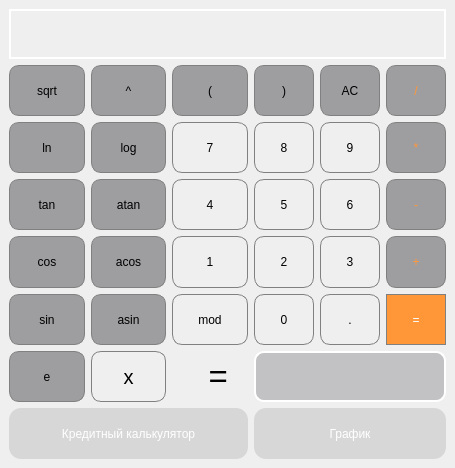
<?xml version="1.0" encoding="UTF-8"?>
<ui version="4.0">
 <class>CalculatorView</class>
 <widget class="QMainWindow" name="CalculatorView">
  <property name="geometry">
   <rect>
    <x>0</x>
    <y>0</y>
    <width>455</width>
    <height>468</height>
   </rect>
  </property>
  <property name="sizePolicy">
   <sizepolicy hsizetype="Fixed" vsizetype="Fixed">
    <horstretch>0</horstretch>
    <verstretch>0</verstretch>
   </sizepolicy>
  </property>
  <property name="maximumSize">
   <size>
    <width>600</width>
    <height>600</height>
   </size>
  </property>
  <property name="windowTitle">
   <string>CalculatorView</string>
  </property>
  <widget class="QWidget" name="centralwidget">
   <layout class="QGridLayout" name="gridLayout_2">
    <item row="3" column="2">
     <widget class="QPushButton" name="pushButton_atan">
      <property name="sizePolicy">
       <sizepolicy hsizetype="Minimum" vsizetype="Minimum">
        <horstretch>0</horstretch>
        <verstretch>0</verstretch>
       </sizepolicy>
      </property>
      <property name="minimumSize">
       <size>
        <width>60</width>
        <height>30</height>
       </size>
      </property>
      <property name="styleSheet">
       <string notr="true">QPushButton {
  background-color: rgb(158, 157, 160);
  border: 1px solid gray;
  color:rgbrgb(0, 0, 0);
  border-radius: 10px;
}
QPushButton:pressed {
    background-color: qlineargradient(x1: 0, y1: 0, x2: 0, y2: 1,
                                      stop: 0 #BEBEBE, stop: 1 #D7D7D7);
}</string>
      </property>
      <property name="text">
       <string>atan</string>
      </property>
      <property name="shortcut">
       <string>A, T, A, N</string>
      </property>
     </widget>
    </item>
    <item row="3" column="6">
     <widget class="QPushButton" name="pushButton_minus">
      <property name="sizePolicy">
       <sizepolicy hsizetype="Minimum" vsizetype="Minimum">
        <horstretch>0</horstretch>
        <verstretch>0</verstretch>
       </sizepolicy>
      </property>
      <property name="minimumSize">
       <size>
        <width>60</width>
        <height>30</height>
       </size>
      </property>
      <property name="maximumSize">
       <size>
        <width>6</width>
        <height>16777215</height>
       </size>
      </property>
      <property name="styleSheet">
       <string notr="true">QPushButton {
  background-color: rgb(158, 157, 160);
  border: 1px solid gray;
  color:rgb(255, 151, 57);
  border-radius: 10px;
}
QPushButton:pressed {
    background-color: qlineargradient(x1: 0, y1: 0, x2: 0, y2: 1,
                                      stop: 0 #BEBEBE, stop: 1 #D7D7D7);
}</string>
      </property>
      <property name="text">
       <string>-</string>
      </property>
      <property name="shortcut">
       <string>-</string>
      </property>
     </widget>
    </item>
    <item row="3" column="4">
     <widget class="QPushButton" name="pushButton_5">
      <property name="sizePolicy">
       <sizepolicy hsizetype="Minimum" vsizetype="Minimum">
        <horstretch>0</horstretch>
        <verstretch>0</verstretch>
       </sizepolicy>
      </property>
      <property name="minimumSize">
       <size>
        <width>60</width>
        <height>30</height>
       </size>
      </property>
      <property name="styleSheet">
       <string>QPushButton {
   border: 1px solid gray;
   border-radius: 10px;
}
QPushButton:pressed {
    background-color: qlineargradient(x1: 0, y1: 0, x2: 0, y2: 1,
                                      stop: 0 #dadbde, stop: 1 #f6f7fa);
}</string>
      </property>
      <property name="text">
       <string>5</string>
      </property>
      <property name="shortcut">
       <string>5</string>
      </property>
     </widget>
    </item>
    <item row="1" column="3">
     <widget class="QPushButton" name="pushButton_left_bracket">
      <property name="sizePolicy">
       <sizepolicy hsizetype="Minimum" vsizetype="Minimum">
        <horstretch>0</horstretch>
        <verstretch>0</verstretch>
       </sizepolicy>
      </property>
      <property name="minimumSize">
       <size>
        <width>60</width>
        <height>30</height>
       </size>
      </property>
      <property name="styleSheet">
       <string notr="true">QPushButton {
  background-color: rgb(158, 157, 160);
  border: 1px solid gray;
  color:rgbrgb(0, 0, 0);
  border-radius: 10px;
}
QPushButton:pressed {
    background-color: qlineargradient(x1: 0, y1: 0, x2: 0, y2: 1,
                                      stop: 0 #BEBEBE, stop: 1 #D7D7D7);
}</string>
      </property>
      <property name="text">
       <string>(</string>
      </property>
      <property name="shortcut">
       <string>(</string>
      </property>
     </widget>
    </item>
    <item row="2" column="3">
     <widget class="QPushButton" name="pushButton_7">
      <property name="sizePolicy">
       <sizepolicy hsizetype="Minimum" vsizetype="Minimum">
        <horstretch>0</horstretch>
        <verstretch>0</verstretch>
       </sizepolicy>
      </property>
      <property name="minimumSize">
       <size>
        <width>60</width>
        <height>30</height>
       </size>
      </property>
      <property name="mouseTracking">
       <bool>false</bool>
      </property>
      <property name="tabletTracking">
       <bool>false</bool>
      </property>
      <property name="styleSheet">
       <string notr="true">QPushButton {
   border: 1px solid gray;
   border-radius: 10px;
}
QPushButton:pressed {
    background-color: qlineargradient(x1: 0, y1: 0, x2: 0, y2: 1,
                                      stop: 0 #dadbde, stop: 1 #f6f7fa);
}</string>
      </property>
      <property name="text">
       <string>7</string>
      </property>
      <property name="shortcut">
       <string>7</string>
      </property>
     </widget>
    </item>
    <item row="2" column="1">
     <widget class="QPushButton" name="pushButton_ln">
      <property name="sizePolicy">
       <sizepolicy hsizetype="Minimum" vsizetype="Minimum">
        <horstretch>0</horstretch>
        <verstretch>0</verstretch>
       </sizepolicy>
      </property>
      <property name="minimumSize">
       <size>
        <width>60</width>
        <height>30</height>
       </size>
      </property>
      <property name="styleSheet">
       <string notr="true">QPushButton {
  background-color: rgb(158, 157, 160);
  border: 1px solid gray;
  color:rgbrgb(0, 0, 0);
  border-radius: 10px;
}
QPushButton:pressed {
    background-color: qlineargradient(x1: 0, y1: 0, x2: 0, y2: 1,
                                      stop: 0 #BEBEBE, stop: 1 #D7D7D7);
}</string>
      </property>
      <property name="text">
       <string>ln</string>
      </property>
      <property name="shortcut">
       <string>L, N</string>
      </property>
     </widget>
    </item>
    <item row="1" column="1">
     <widget class="QPushButton" name="pushButton_sqrt">
      <property name="sizePolicy">
       <sizepolicy hsizetype="Minimum" vsizetype="Minimum">
        <horstretch>0</horstretch>
        <verstretch>0</verstretch>
       </sizepolicy>
      </property>
      <property name="minimumSize">
       <size>
        <width>60</width>
        <height>30</height>
       </size>
      </property>
      <property name="styleSheet">
       <string notr="true">QPushButton {
  background-color: rgb(158, 157, 160);
  border: 1px solid gray;
  color:rgbrgb(0, 0, 0);
  border-radius: 10px;
}
QPushButton:pressed {
    background-color: qlineargradient(x1: 0, y1: 0, x2: 0, y2: 1,
                                      stop: 0 #BEBEBE, stop: 1 #D7D7D7);
}</string>
      </property>
      <property name="text">
       <string>sqrt</string>
      </property>
      <property name="shortcut">
       <string>S, Q, R, T</string>
      </property>
     </widget>
    </item>
    <item row="3" column="1">
     <widget class="QPushButton" name="pushButton_tan">
      <property name="sizePolicy">
       <sizepolicy hsizetype="Minimum" vsizetype="Minimum">
        <horstretch>0</horstretch>
        <verstretch>0</verstretch>
       </sizepolicy>
      </property>
      <property name="minimumSize">
       <size>
        <width>60</width>
        <height>30</height>
       </size>
      </property>
      <property name="styleSheet">
       <string notr="true">QPushButton {
  background-color: rgb(158, 157, 160);
  border: 1px solid gray;
  color:rgbrgb(0, 0, 0);
  border-radius: 10px;
}
QPushButton:pressed {
    background-color: qlineargradient(x1: 0, y1: 0, x2: 0, y2: 1,
                                      stop: 0 #BEBEBE, stop: 1 #D7D7D7);
}</string>
      </property>
      <property name="text">
       <string>tan</string>
      </property>
      <property name="shortcut">
       <string>T, A, N</string>
      </property>
     </widget>
    </item>
    <item row="0" column="1" colspan="6">
     <widget class="QLabel" name="label_result">
      <property name="sizePolicy">
       <sizepolicy hsizetype="Expanding" vsizetype="Preferred">
        <horstretch>0</horstretch>
        <verstretch>0</verstretch>
       </sizepolicy>
      </property>
      <property name="maximumSize">
       <size>
        <width>16777215</width>
        <height>50</height>
       </size>
      </property>
      <property name="font">
       <font>
        <pointsize>15</pointsize>
       </font>
      </property>
      <property name="styleSheet">
       <string notr="true">QLabel {
	border: 2px solid white;
}</string>
      </property>
      <property name="text">
       <string/>
      </property>
     </widget>
    </item>
    <item row="7" column="4" colspan="3">
     <widget class="QPushButton" name="pushButton_graph">
      <property name="sizePolicy">
       <sizepolicy hsizetype="Minimum" vsizetype="Minimum">
        <horstretch>0</horstretch>
        <verstretch>0</verstretch>
       </sizepolicy>
      </property>
      <property name="minimumSize">
       <size>
        <width>0</width>
        <height>30</height>
       </size>
      </property>
      <property name="styleSheet">
       <string notr="true">QPushButton {
  background-color: rgba(146, 143, 143, 63);
  color: white; 
  border-radius: 12px;
}
</string>
      </property>
      <property name="text">
       <string>График</string>
      </property>
     </widget>
    </item>
    <item row="4" column="5">
     <widget class="QPushButton" name="pushButton_3">
      <property name="sizePolicy">
       <sizepolicy hsizetype="Minimum" vsizetype="Minimum">
        <horstretch>0</horstretch>
        <verstretch>0</verstretch>
       </sizepolicy>
      </property>
      <property name="minimumSize">
       <size>
        <width>60</width>
        <height>30</height>
       </size>
      </property>
      <property name="maximumSize">
       <size>
        <width>6</width>
        <height>16777215</height>
       </size>
      </property>
      <property name="styleSheet">
       <string notr="true">QPushButton {
   border: 1px solid gray;
   border-radius: 10px;
}
QPushButton:pressed {
    background-color: qlineargradient(x1: 0, y1: 0, x2: 0, y2: 1,
                                      stop: 0 #dadbde, stop: 1 #f6f7fa);
}</string>
      </property>
      <property name="text">
       <string>3</string>
      </property>
      <property name="shortcut">
       <string>3</string>
      </property>
     </widget>
    </item>
    <item row="5" column="5">
     <widget class="QPushButton" name="pushButton_point">
      <property name="sizePolicy">
       <sizepolicy hsizetype="Minimum" vsizetype="Minimum">
        <horstretch>0</horstretch>
        <verstretch>0</verstretch>
       </sizepolicy>
      </property>
      <property name="minimumSize">
       <size>
        <width>60</width>
        <height>30</height>
       </size>
      </property>
      <property name="maximumSize">
       <size>
        <width>6</width>
        <height>16777215</height>
       </size>
      </property>
      <property name="styleSheet">
       <string notr="true">QPushButton {
   border: 1px solid gray;
   border-radius: 10px;
}
QPushButton:pressed {
    background-color: qlineargradient(x1: 0, y1: 0, x2: 0, y2: 1,
                                      stop: 0 #dadbde, stop: 1 #f6f7fa);
}</string>
      </property>
      <property name="text">
       <string>.</string>
      </property>
     </widget>
    </item>
    <item row="7" column="1" colspan="3">
     <widget class="QPushButton" name="pushButton_credit">
      <property name="sizePolicy">
       <sizepolicy hsizetype="Minimum" vsizetype="Minimum">
        <horstretch>0</horstretch>
        <verstretch>0</verstretch>
       </sizepolicy>
      </property>
      <property name="minimumSize">
       <size>
        <width>20</width>
        <height>40</height>
       </size>
      </property>
      <property name="styleSheet">
       <string notr="true">QPushButton {
  background-color: rgba(146, 143, 143, 63);
  color: white; 
  border-radius: 12px;
}
</string>
      </property>
      <property name="text">
       <string>Кредитный калькулятор</string>
      </property>
     </widget>
    </item>
    <item row="5" column="1">
     <widget class="QPushButton" name="pushButton_sin">
      <property name="sizePolicy">
       <sizepolicy hsizetype="Minimum" vsizetype="Minimum">
        <horstretch>0</horstretch>
        <verstretch>0</verstretch>
       </sizepolicy>
      </property>
      <property name="minimumSize">
       <size>
        <width>60</width>
        <height>30</height>
       </size>
      </property>
      <property name="styleSheet">
       <string notr="true">QPushButton {
  background-color: rgb(158, 157, 160);
  border: 1px solid gray;
  color:rgbrgb(0, 0, 0);
  border-radius: 10px;
}
QPushButton:pressed {
    background-color: qlineargradient(x1: 0, y1: 0, x2: 0, y2: 1,
                                      stop: 0 #BEBEBE, stop: 1 #D7D7D7);
}</string>
      </property>
      <property name="text">
       <string>sin</string>
      </property>
      <property name="shortcut">
       <string>S, I, N</string>
      </property>
     </widget>
    </item>
    <item row="4" column="2">
     <widget class="QPushButton" name="pushButton_acos">
      <property name="sizePolicy">
       <sizepolicy hsizetype="Minimum" vsizetype="Minimum">
        <horstretch>0</horstretch>
        <verstretch>0</verstretch>
       </sizepolicy>
      </property>
      <property name="minimumSize">
       <size>
        <width>60</width>
        <height>30</height>
       </size>
      </property>
      <property name="styleSheet">
       <string notr="true">QPushButton {
  background-color: rgb(158, 157, 160);
  border: 1px solid gray;
  color:rgbrgb(0, 0, 0);
  border-radius: 10px;
}
QPushButton:pressed {
    background-color: qlineargradient(x1: 0, y1: 0, x2: 0, y2: 1,
                                      stop: 0 #BEBEBE, stop: 1 #D7D7D7);
}</string>
      </property>
      <property name="text">
       <string>acos</string>
      </property>
      <property name="shortcut">
       <string>A, C, O, S</string>
      </property>
     </widget>
    </item>
    <item row="6" column="4" colspan="3">
     <widget class="QLineEdit" name="lineEdit_x">
      <property name="sizePolicy">
       <sizepolicy hsizetype="Expanding" vsizetype="Minimum">
        <horstretch>0</horstretch>
        <verstretch>0</verstretch>
       </sizepolicy>
      </property>
      <property name="font">
       <font>
        <pointsize>18</pointsize>
       </font>
      </property>
      <property name="focusPolicy">
       <enum>Qt::ClickFocus</enum>
      </property>
      <property name="styleSheet">
       <string notr="true"> QLineEdit {
     border: 2px solid white;
     border-radius: 10px;
     padding: 0 8px;
     background: white;
     selection-background-color: darkgray;
	background-color: rgba(149, 148, 151, 128);
 }</string>
      </property>
      <property name="text">
       <string/>
      </property>
     </widget>
    </item>
    <item row="4" column="3">
     <widget class="QPushButton" name="pushButton_1">
      <property name="sizePolicy">
       <sizepolicy hsizetype="Minimum" vsizetype="Minimum">
        <horstretch>0</horstretch>
        <verstretch>0</verstretch>
       </sizepolicy>
      </property>
      <property name="minimumSize">
       <size>
        <width>60</width>
        <height>30</height>
       </size>
      </property>
      <property name="styleSheet">
       <string notr="true">QPushButton {
   border: 1px solid gray;
   border-radius: 10px;
}
QPushButton:pressed {
    background-color: qlineargradient(x1: 0, y1: 0, x2: 0, y2: 1,
                                      stop: 0 #dadbde, stop: 1 #f6f7fa);
}</string>
      </property>
      <property name="text">
       <string>1</string>
      </property>
      <property name="shortcut">
       <string>1</string>
      </property>
     </widget>
    </item>
    <item row="2" column="5">
     <widget class="QPushButton" name="pushButton_9">
      <property name="sizePolicy">
       <sizepolicy hsizetype="Minimum" vsizetype="Minimum">
        <horstretch>0</horstretch>
        <verstretch>0</verstretch>
       </sizepolicy>
      </property>
      <property name="minimumSize">
       <size>
        <width>60</width>
        <height>30</height>
       </size>
      </property>
      <property name="maximumSize">
       <size>
        <width>6</width>
        <height>16777215</height>
       </size>
      </property>
      <property name="styleSheet">
       <string notr="true">QPushButton {
   border: 1px solid gray;
   border-radius: 10px;
}
QPushButton:pressed {
    background-color: qlineargradient(x1: 0, y1: 0, x2: 0, y2: 1,
                                      stop: 0 #dadbde, stop: 1 #f6f7fa);
}</string>
      </property>
      <property name="text">
       <string>9</string>
      </property>
      <property name="shortcut">
       <string>9</string>
      </property>
     </widget>
    </item>
    <item row="1" column="6">
     <widget class="QPushButton" name="pushButton_div">
      <property name="sizePolicy">
       <sizepolicy hsizetype="Minimum" vsizetype="Minimum">
        <horstretch>0</horstretch>
        <verstretch>0</verstretch>
       </sizepolicy>
      </property>
      <property name="minimumSize">
       <size>
        <width>60</width>
        <height>30</height>
       </size>
      </property>
      <property name="styleSheet">
       <string notr="true">QPushButton {
  background-color: rgb(158, 157, 160);
  border: 1px solid gray;
  color:rgb(255, 151, 57);
  border-radius: 10px;
}
QPushButton:pressed {
    background-color: qlineargradient(x1: 0, y1: 0, x2: 0, y2: 1,
                                      stop: 0 #BEBEBE, stop: 1 #D7D7D7);
}</string>
      </property>
      <property name="text">
       <string>/</string>
      </property>
      <property name="shortcut">
       <string>/</string>
      </property>
     </widget>
    </item>
    <item row="1" column="4">
     <widget class="QPushButton" name="pushButton_right_bracket">
      <property name="sizePolicy">
       <sizepolicy hsizetype="Minimum" vsizetype="Minimum">
        <horstretch>0</horstretch>
        <verstretch>0</verstretch>
       </sizepolicy>
      </property>
      <property name="minimumSize">
       <size>
        <width>60</width>
        <height>30</height>
       </size>
      </property>
      <property name="styleSheet">
       <string notr="true">QPushButton {
  background-color: rgb(158, 157, 160);
  border: 1px solid gray;
  color:rgbrgb(0, 0, 0);
  border-radius: 10px;
}
QPushButton:pressed {
    background-color: qlineargradient(x1: 0, y1: 0, x2: 0, y2: 1,
                                      stop: 0 #BEBEBE, stop: 1 #D7D7D7);
}</string>
      </property>
      <property name="text">
       <string>)</string>
      </property>
      <property name="shortcut">
       <string>)</string>
      </property>
     </widget>
    </item>
    <item row="5" column="2">
     <widget class="QPushButton" name="pushButton_asin">
      <property name="sizePolicy">
       <sizepolicy hsizetype="Minimum" vsizetype="Minimum">
        <horstretch>0</horstretch>
        <verstretch>0</verstretch>
       </sizepolicy>
      </property>
      <property name="minimumSize">
       <size>
        <width>60</width>
        <height>30</height>
       </size>
      </property>
      <property name="styleSheet">
       <string notr="true">QPushButton {
  background-color: rgb(158, 157, 160);
  border: 1px solid gray;
  color:rgbrgb(0, 0, 0);
  border-radius: 10px;
}
QPushButton:pressed {
    background-color: qlineargradient(x1: 0, y1: 0, x2: 0, y2: 1,
                                      stop: 0 #BEBEBE, stop: 1 #D7D7D7);
}</string>
      </property>
      <property name="text">
       <string>asin</string>
      </property>
      <property name="shortcut">
       <string>A, S, I, N</string>
      </property>
     </widget>
    </item>
    <item row="4" column="6">
     <widget class="QPushButton" name="pushButton_plus">
      <property name="sizePolicy">
       <sizepolicy hsizetype="Minimum" vsizetype="Minimum">
        <horstretch>0</horstretch>
        <verstretch>0</verstretch>
       </sizepolicy>
      </property>
      <property name="minimumSize">
       <size>
        <width>60</width>
        <height>30</height>
       </size>
      </property>
      <property name="maximumSize">
       <size>
        <width>6</width>
        <height>16777215</height>
       </size>
      </property>
      <property name="styleSheet">
       <string notr="true">QPushButton {
  background-color: rgb(158, 157, 160);
  border: 1px solid gray;
  color:rgb(255, 151, 57);
  border-radius: 10px;
}
QPushButton:pressed {
    background-color: qlineargradient(x1: 0, y1: 0, x2: 0, y2: 1,
                                      stop: 0 #BEBEBE, stop: 1 #D7D7D7);
}</string>
      </property>
      <property name="text">
       <string>+</string>
      </property>
      <property name="shortcut">
       <string>+</string>
      </property>
     </widget>
    </item>
    <item row="5" column="4">
     <widget class="QPushButton" name="pushButton_0">
      <property name="sizePolicy">
       <sizepolicy hsizetype="Minimum" vsizetype="Minimum">
        <horstretch>0</horstretch>
        <verstretch>0</verstretch>
       </sizepolicy>
      </property>
      <property name="minimumSize">
       <size>
        <width>60</width>
        <height>30</height>
       </size>
      </property>
      <property name="maximumSize">
       <size>
        <width>6</width>
        <height>16777215</height>
       </size>
      </property>
      <property name="styleSheet">
       <string notr="true">QPushButton {
   border: 1px solid gray;
   border-radius: 10px;
}
QPushButton:pressed {
    background-color: qlineargradient(x1: 0, y1: 0, x2: 0, y2: 1,
                                      stop: 0 #dadbde, stop: 1 #f6f7fa);
}</string>
      </property>
      <property name="text">
       <string>0</string>
      </property>
     </widget>
    </item>
    <item row="4" column="1">
     <widget class="QPushButton" name="pushButton_cos">
      <property name="sizePolicy">
       <sizepolicy hsizetype="Minimum" vsizetype="Minimum">
        <horstretch>0</horstretch>
        <verstretch>0</verstretch>
       </sizepolicy>
      </property>
      <property name="minimumSize">
       <size>
        <width>60</width>
        <height>30</height>
       </size>
      </property>
      <property name="styleSheet">
       <string notr="true">QPushButton {
  background-color: rgb(158, 157, 160);
  border: 1px solid gray;
  color:rgbrgb(0, 0, 0);
  border-radius: 10px;
}
QPushButton:pressed {
    background-color: qlineargradient(x1: 0, y1: 0, x2: 0, y2: 1,
                                      stop: 0 #BEBEBE, stop: 1 #D7D7D7);
}</string>
      </property>
      <property name="text">
       <string>cos</string>
      </property>
      <property name="shortcut">
       <string>C, O, S</string>
      </property>
     </widget>
    </item>
    <item row="5" column="6">
     <widget class="QPushButton" name="pushButton_equal">
      <property name="sizePolicy">
       <sizepolicy hsizetype="Minimum" vsizetype="Minimum">
        <horstretch>0</horstretch>
        <verstretch>0</verstretch>
       </sizepolicy>
      </property>
      <property name="minimumSize">
       <size>
        <width>60</width>
        <height>30</height>
       </size>
      </property>
      <property name="maximumSize">
       <size>
        <width>6</width>
        <height>16777215</height>
       </size>
      </property>
      <property name="styleSheet">
       <string notr="true">QPushButton {
  background-color: rgb(255, 151, 57);
  color: white; 
  border: 1px solid gray;
}

QPushButton:pressed {
    background-color: qlineargradient(x1: 0, y1: 0, x2: 0, y2: 1,
                                      stop: 0 #FF7832, stop: 1 #FF9739);
}</string>
      </property>
      <property name="text">
       <string>=</string>
      </property>
      <property name="shortcut">
       <string>Return</string>
      </property>
     </widget>
    </item>
    <item row="4" column="4">
     <widget class="QPushButton" name="pushButton_2">
      <property name="sizePolicy">
       <sizepolicy hsizetype="Minimum" vsizetype="Minimum">
        <horstretch>0</horstretch>
        <verstretch>0</verstretch>
       </sizepolicy>
      </property>
      <property name="minimumSize">
       <size>
        <width>60</width>
        <height>30</height>
       </size>
      </property>
      <property name="maximumSize">
       <size>
        <width>6</width>
        <height>16777215</height>
       </size>
      </property>
      <property name="styleSheet">
       <string notr="true">QPushButton {
   border: 1px solid gray;
   border-radius: 10px;
}
QPushButton:pressed {
    background-color: qlineargradient(x1: 0, y1: 0, x2: 0, y2: 1,
                                      stop: 0 #dadbde, stop: 1 #f6f7fa);
}</string>
      </property>
      <property name="text">
       <string>2</string>
      </property>
      <property name="shortcut">
       <string>2</string>
      </property>
     </widget>
    </item>
    <item row="5" column="3">
     <widget class="QPushButton" name="pushButton_mod">
      <property name="sizePolicy">
       <sizepolicy hsizetype="Minimum" vsizetype="Minimum">
        <horstretch>0</horstretch>
        <verstretch>0</verstretch>
       </sizepolicy>
      </property>
      <property name="minimumSize">
       <size>
        <width>60</width>
        <height>30</height>
       </size>
      </property>
      <property name="styleSheet">
       <string notr="true">QPushButton {
   border: 1px solid gray;
   border-radius: 10px;
}
QPushButton:pressed {
    background-color: qlineargradient(x1: 0, y1: 0, x2: 0, y2: 1,
                                      stop: 0 #dadbde, stop: 1 #f6f7fa);
}</string>
      </property>
      <property name="text">
       <string>mod</string>
      </property>
     </widget>
    </item>
    <item row="2" column="4">
     <widget class="QPushButton" name="pushButton_8">
      <property name="sizePolicy">
       <sizepolicy hsizetype="Minimum" vsizetype="Minimum">
        <horstretch>0</horstretch>
        <verstretch>0</verstretch>
       </sizepolicy>
      </property>
      <property name="minimumSize">
       <size>
        <width>60</width>
        <height>30</height>
       </size>
      </property>
      <property name="styleSheet">
       <string notr="true">QPushButton {
   border: 1px solid gray;
   border-radius: 10px;
}
QPushButton:pressed {
    background-color: qlineargradient(x1: 0, y1: 0, x2: 0, y2: 1,
                                      stop: 0 #dadbde, stop: 1 #f6f7fa);
}</string>
      </property>
      <property name="text">
       <string>8</string>
      </property>
      <property name="shortcut">
       <string>8</string>
      </property>
     </widget>
    </item>
    <item row="2" column="6">
     <widget class="QPushButton" name="pushButton_mul">
      <property name="sizePolicy">
       <sizepolicy hsizetype="Minimum" vsizetype="Minimum">
        <horstretch>0</horstretch>
        <verstretch>0</verstretch>
       </sizepolicy>
      </property>
      <property name="minimumSize">
       <size>
        <width>60</width>
        <height>30</height>
       </size>
      </property>
      <property name="maximumSize">
       <size>
        <width>6</width>
        <height>16777215</height>
       </size>
      </property>
      <property name="styleSheet">
       <string notr="true">QPushButton {
  background-color: rgb(158, 157, 160);
  border: 1px solid gray;
  color:rgb(255, 151, 57);
  border-radius: 10px;
}
QPushButton:pressed {
    background-color: qlineargradient(x1: 0, y1: 0, x2: 0, y2: 1,
                                      stop: 0 #BEBEBE, stop: 1 #D7D7D7);
}</string>
      </property>
      <property name="text">
       <string>*</string>
      </property>
      <property name="shortcut">
       <string>*</string>
      </property>
     </widget>
    </item>
    <item row="1" column="5">
     <widget class="QPushButton" name="pushButton_clear">
      <property name="sizePolicy">
       <sizepolicy hsizetype="Minimum" vsizetype="Minimum">
        <horstretch>0</horstretch>
        <verstretch>0</verstretch>
       </sizepolicy>
      </property>
      <property name="minimumSize">
       <size>
        <width>60</width>
        <height>30</height>
       </size>
      </property>
      <property name="styleSheet">
       <string notr="true">QPushButton {
  background-color: rgb(158, 157, 160);
  border: 1px solid gray;
  color:rgbrgb(0, 0, 0);
  border-radius: 10px;
}
QPushButton:pressed {
    background-color: qlineargradient(x1: 0, y1: 0, x2: 0, y2: 1,
                                      stop: 0 #BEBEBE, stop: 1 #D7D7D7);
}</string>
      </property>
      <property name="text">
       <string>AC</string>
      </property>
      <property name="shortcut">
       <string>Backspace</string>
      </property>
     </widget>
    </item>
    <item row="3" column="5">
     <widget class="QPushButton" name="pushButton_6">
      <property name="sizePolicy">
       <sizepolicy hsizetype="Minimum" vsizetype="Minimum">
        <horstretch>0</horstretch>
        <verstretch>0</verstretch>
       </sizepolicy>
      </property>
      <property name="minimumSize">
       <size>
        <width>60</width>
        <height>30</height>
       </size>
      </property>
      <property name="maximumSize">
       <size>
        <width>6</width>
        <height>16777215</height>
       </size>
      </property>
      <property name="styleSheet">
       <string>QPushButton {
   border: 1px solid gray;
   border-radius: 10px;
}
QPushButton:pressed {
    background-color: qlineargradient(x1: 0, y1: 0, x2: 0, y2: 1,
                                      stop: 0 #dadbde, stop: 1 #f6f7fa);
}</string>
      </property>
      <property name="text">
       <string>6</string>
      </property>
      <property name="shortcut">
       <string>6</string>
      </property>
     </widget>
    </item>
    <item row="1" column="2">
     <widget class="QPushButton" name="pushButton_pow">
      <property name="sizePolicy">
       <sizepolicy hsizetype="Minimum" vsizetype="Minimum">
        <horstretch>0</horstretch>
        <verstretch>0</verstretch>
       </sizepolicy>
      </property>
      <property name="minimumSize">
       <size>
        <width>60</width>
        <height>30</height>
       </size>
      </property>
      <property name="styleSheet">
       <string notr="true">QPushButton {
  background-color: rgb(158, 157, 160);
  border: 1px solid gray;
  color:rgbrgb(0, 0, 0);
  border-radius: 10px;
}
QPushButton:pressed {
    background-color: qlineargradient(x1: 0, y1: 0, x2: 0, y2: 1,
                                      stop: 0 #BEBEBE, stop: 1 #D7D7D7);
}</string>
      </property>
      <property name="text">
       <string>^</string>
      </property>
      <property name="shortcut">
       <string>^</string>
      </property>
     </widget>
    </item>
    <item row="2" column="2">
     <widget class="QPushButton" name="pushButton_log">
      <property name="sizePolicy">
       <sizepolicy hsizetype="Minimum" vsizetype="Minimum">
        <horstretch>0</horstretch>
        <verstretch>0</verstretch>
       </sizepolicy>
      </property>
      <property name="minimumSize">
       <size>
        <width>60</width>
        <height>30</height>
       </size>
      </property>
      <property name="styleSheet">
       <string notr="true">QPushButton {
  background-color: rgb(158, 157, 160);
  border: 1px solid gray;
  color:rgbrgb(0, 0, 0);
  border-radius: 10px;
}
QPushButton:pressed {
    background-color: qlineargradient(x1: 0, y1: 0, x2: 0, y2: 1,
                                      stop: 0 #BEBEBE, stop: 1 #D7D7D7);
}</string>
      </property>
      <property name="text">
       <string>log</string>
      </property>
      <property name="shortcut">
       <string>L, O, G</string>
      </property>
     </widget>
    </item>
    <item row="3" column="3">
     <widget class="QPushButton" name="pushButton_4">
      <property name="sizePolicy">
       <sizepolicy hsizetype="Minimum" vsizetype="Minimum">
        <horstretch>0</horstretch>
        <verstretch>0</verstretch>
       </sizepolicy>
      </property>
      <property name="minimumSize">
       <size>
        <width>60</width>
        <height>30</height>
       </size>
      </property>
      <property name="styleSheet">
       <string notr="true">QPushButton {
   border: 1px solid gray;
   border-radius: 10px;
}
QPushButton:pressed {
    background-color: qlineargradient(x1: 0, y1: 0, x2: 0, y2: 1,
                                      stop: 0 #dadbde, stop: 1 #f6f7fa);
}</string>
      </property>
      <property name="text">
       <string>4</string>
      </property>
      <property name="shortcut">
       <string>4</string>
      </property>
     </widget>
    </item>
    <item row="6" column="1">
     <widget class="QPushButton" name="pushButton_e">
      <property name="sizePolicy">
       <sizepolicy hsizetype="Minimum" vsizetype="Minimum">
        <horstretch>0</horstretch>
        <verstretch>0</verstretch>
       </sizepolicy>
      </property>
      <property name="minimumSize">
       <size>
        <width>60</width>
        <height>30</height>
       </size>
      </property>
      <property name="styleSheet">
       <string notr="true">QPushButton {
  background-color: rgb(158, 157, 160);
  border: 1px solid gray;
  color:rgbrgb(0, 0, 0);
  border-radius: 10px;
}
QPushButton:pressed {
    background-color: qlineargradient(x1: 0, y1: 0, x2: 0, y2: 1,
                                      stop: 0 #BEBEBE, stop: 1 #D7D7D7);
}</string>
      </property>
      <property name="text">
       <string>e</string>
      </property>
     </widget>
    </item>
    <item row="6" column="2">
     <widget class="QPushButton" name="pushButton_x">
      <property name="sizePolicy">
       <sizepolicy hsizetype="Minimum" vsizetype="Minimum">
        <horstretch>0</horstretch>
        <verstretch>0</verstretch>
       </sizepolicy>
      </property>
      <property name="minimumSize">
       <size>
        <width>60</width>
        <height>40</height>
       </size>
      </property>
      <property name="font">
       <font>
        <pointsize>15</pointsize>
       </font>
      </property>
      <property name="styleSheet">
       <string notr="true">QPushButton {
   border: 1px solid gray;
   border-radius: 10px;
}
QPushButton:pressed {
    background-color: qlineargradient(x1: 0, y1: 0, x2: 0, y2: 1,
                                      stop: 0 #dadbde, stop: 1 #f6f7fa);
}</string>
      </property>
      <property name="text">
       <string>x</string>
      </property>
      <property name="shortcut">
       <string>X</string>
      </property>
     </widget>
    </item>
    <item row="6" column="3">
     <widget class="QLabel" name="label">
      <property name="font">
       <font>
        <pointsize>25</pointsize>
       </font>
      </property>
      <property name="lineWidth">
       <number>0</number>
      </property>
      <property name="midLineWidth">
       <number>0</number>
      </property>
      <property name="text">
       <string>    =</string>
      </property>
      <property name="wordWrap">
       <bool>false</bool>
      </property>
      <property name="textInteractionFlags">
       <set>Qt::NoTextInteraction</set>
      </property>
     </widget>
    </item>
   </layout>
  </widget>
 </widget>
 <resources/>
 <connections/>
</ui>
